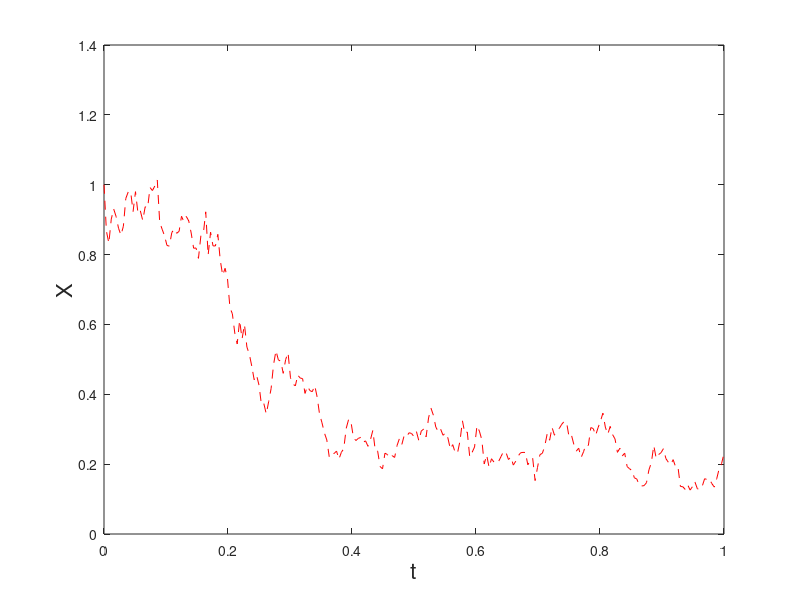

This chart was generated by the following MATLAB code:
%Euler1  Stochastic Euler method on square root process SDE
%
% SDE is  dX = lambda*X dt + sigma*sqrt(X) dW,   X(0) = Xzero.
% Method uses timestep of Delta = 2^(-8) over a single path.

clf
randn('state',1)
T = 1; N = 2^8; Delta = T/N;           
lambda = 0.05; sigma = 0.8; Xzero = 1;  

Xem = zeros(1,N+1);    
Xem(1) = Xzero;
for j = 1:N
    Winc = sqrt(Delta)*randn;
    Xem(j+1) = abs(Xem(j) + Delta*lambda*Xem(j) + sigma*sqrt(Xem(j))*Winc);
end

plot([0:Delta:T],Xem,'r--') 
xlabel('t','FontSize',16), ylabel('X','FontSize',16)
